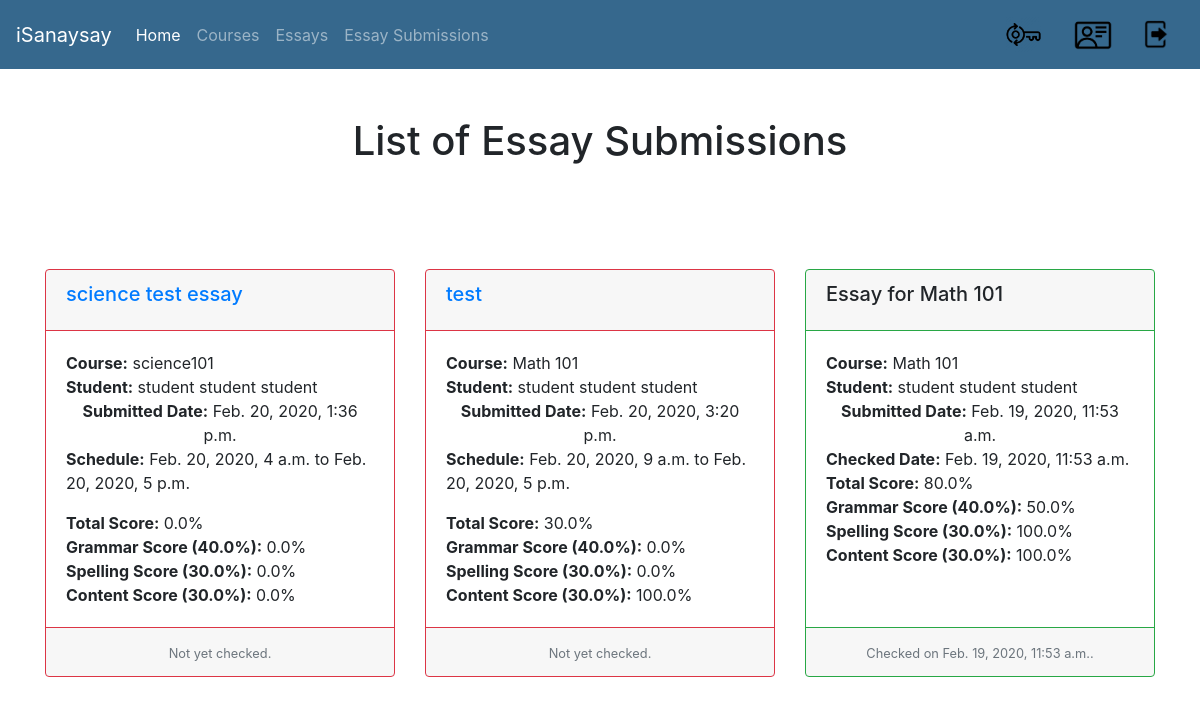
Before: /isanaysay/view_essay_submissions_for_teacher (signed in) with the older database file.
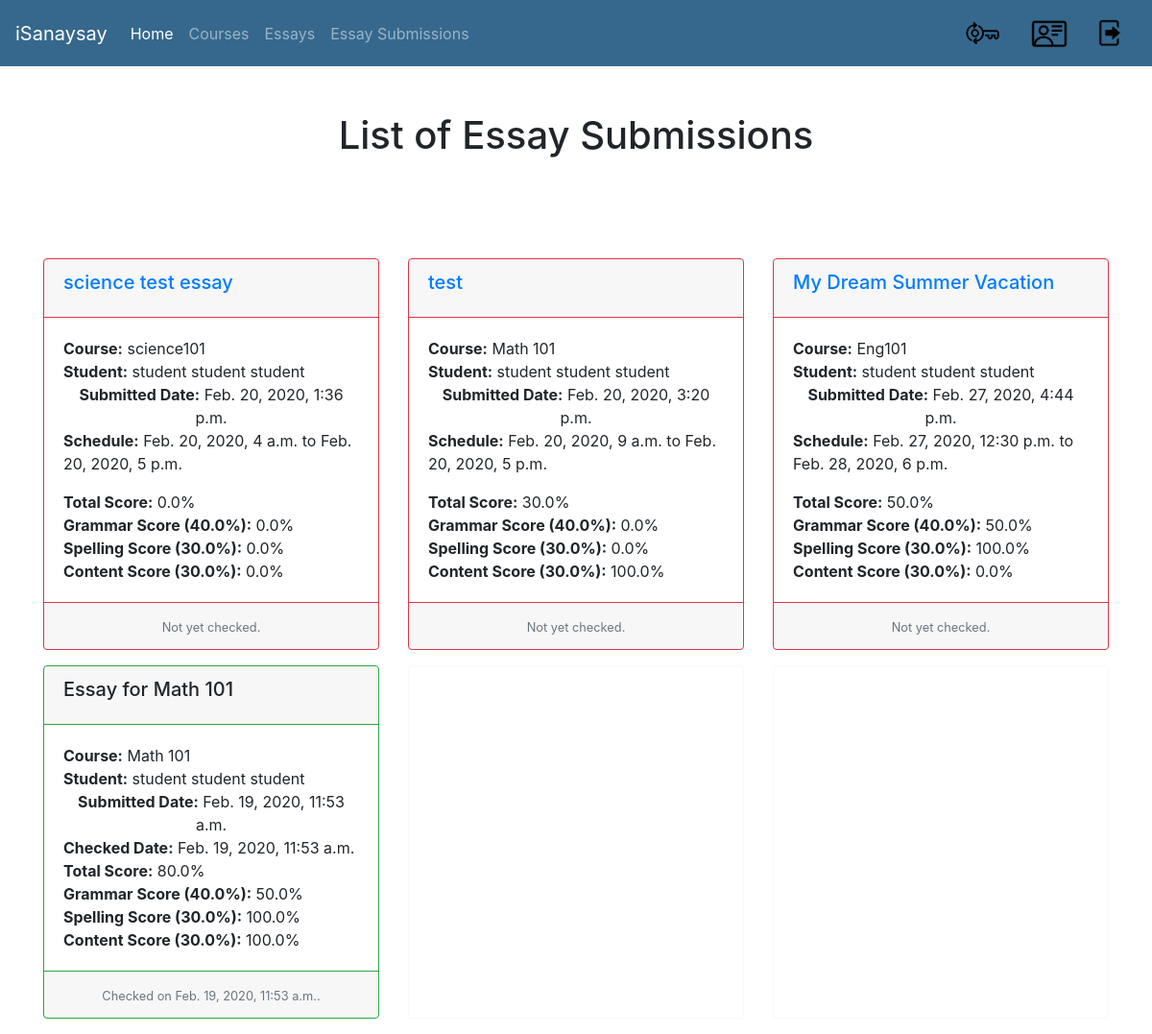
After: the same page with the newer database file.
### users/models.py (models this page shows, shortened)
class EssaySubmission(models.Model):
    pass
    isChecked_Choices = (
        ('Y', 'Yes'),
        ('N', 'No'),
    )
    essay = models.ForeignKey(Essay, verbose_name="Essay", on_delete = models.CASCADE)
    student = models.ForeignKey(CustomUser, verbose_name="Student", on_delete = models.CASCADE)
    content = models.CharField(verbose_name="Essay Content", max_length=3000)
    isChecked = models.CharField(max_length=1,choices=isChecked_Choices, default='N', verbose_name="Checked or Not Checked")
    submitted_date = models.DateTimeField(verbose_name="Essay Submission Date", auto_now_add=True)
    checked_date = models.DateTimeField(verbose_name="Essay Checked Date", auto_now_add=True)
    grammar_score = models.FloatField(verbose_name="Grammar Score", default=0)
    spelling_score = models.FloatField(verbose_name="Spelling Score", default=0)
    content_score = models.FloatField(verbose_name="Content Score", default=0)
    def get_total_score(self):
        return (self.grammar_score  * self.essay.criteria_no_1 / 100) + (self.spelling_score * self.essay.criteria_no_2 / 100 ) + (self.content_score * self.essay.criteria_no_3 / 100 )

class Essay(models.Model):
    course = models.ForeignKey(Course, verbose_name="Course", on_delete = models.CASCADE)
    name = models.CharField(verbose_name="Essay Name", max_length=300)
    essay_description = models.CharField(verbose_name="Essay Description", max_length=1500)
    essay_code = models.CharField(verbose_name="Essay Code", max_length=100)
    maximum_length = models.IntegerField(verbose_name="Maximum Length")
    start_date_time = models.DateTimeField(verbose_name="Essay Start Date and Time")
    end_date_time = models.DateTimeField(verbose_name="Essay End Date and Time")
    criteria_no_1 = models.FloatField(verbose_name="Grammar",default=0)
    criteria_no_2 = models.FloatField(verbose_name="Spelling",default=0)
    criteria_no_3 = models.FloatField(verbose_name="Content",default=0)
    words = models.CharField(verbose_name="Words",max_length=10000,default="")
    def __str__(self):
        return "%s" % self.name

class Course(models.Model):
    pass
    semester_Choices = (
        ('A', 'First Semester'),
        ('B', 'Second Semester'),
        ('C', 'Summer'),
    )
    shoolYear_Choices = (
        ('1', '2019-2020'),
        ('2', '2020-2021'),
        ('3', '2021-2022'),
    )
    name = models.CharField(verbose_name="Course Name", max_length=128)
    course_code = models.CharField(verbose_name="Course Code", max_length=128)
    course_description = models.CharField(verbose_name="Course Description", max_length=500)
    course_detail = models.CharField(verbose_name="Course Detail", max_length=100)
    course_unit = models.IntegerField(verbose_name="Course Units", default=3)
    course_semester = models.CharField(max_length=1,choices=semester_Choices, default='A', verbose_name="Semester")
    course_school_year = models.CharField(max_length=1,choices=shoolYear_Choices, default='20', verbose_name="School Year")
    start_date = models.DateField(verbose_name="Course Start Date")
    end_date = models.DateField(verbose_name="Course End Date")
    students = models.ManyToManyField(CustomUser, related_name='students_enrolled')
    teacher = models.ForeignKey(CustomUser, verbose_name="Teacher", on_delete = models.CASCADE)
    def __str__(self):
        return "%s" % self.course_code

class CustomUser(AbstractUser):
    pass
    isStudent_Choices = (
        ('S', 'Student'),
        ('T', 'Teacher'),
    )
    first_name = models.CharField(verbose_name="First Name", max_length=100, default="")
    middle_name = models.CharField(verbose_name="Middle Name", max_length=100, default="")
    last_name = models.CharField(verbose_name="Last Name", max_length=100, default="")
    email_address = models.CharField(verbose_name="Email Address", max_length=100, default="some@email.com")
    id_number = models.CharField(verbose_name="ID Number", max_length=50, default="")
    isStudent = models.CharField(max_length=1,choices=isStudent_Choices, default='S', verbose_name="Student or Teacher")
    def __str__(self):
        return self.first_name + " " + self.middle_name + " " + self.last_name

### users/views.py (the view)
def view_essay_submissions_for_teacher(request):
    user_id = request.user.id
    template = "list_essay_submission_for_teacher.html"
    essay_submissions = EssaySubmission.objects.select_related('essay','student').order_by('isChecked')
    essays = Essay.objects.select_related('course')
    courses = Course.objects.select_related('teacher').filter(teacher__id=user_id)
    essays_owned_list = []
    for x in courses:
        for y in essays:
            if x.id == y.course.id:
                essays_owned_list.append(y.id)
    print(essays_owned_list)
    for x in essay_submissions:
        if x.essay.id not in essays_owned_list:
            essay_submissions = essay_submissions.exclude(essay__id=x.essay.id)
    context = {
        'essay_submissions': essay_submissions,
    }
    return render(request, template, context)

### templates/list_essay_submission_for_teacher.html (shortened to what this page needs)
{% extends 'base.html' %}
{% block content %}
	<div id="parent"><div id="child"><br/><br/>
		<h1>List of Essay Submissions</h1> <br /><br /> <br /><br />
    <div style="width:100%">
    <div class="card-deck" style="display:inline-flex">
	<div class="card-deck">
				{% for essay_submission in essay_submissions %}
				{% ifequal essay_submission.isChecked 'N' %}
  <div class="card border-danger mb-3" style="max-width:350px;">
      <div class="card-header border-danger" ><div style="float:left;" >
      <a href="{% url 'view-essay-submission-for-checking' essay_submission.id %}"><h5 class="card-title">{{ essay_submission.essay }}</h5> </a></div></div>
    <div class="card-body">
      <p class="card-text" style="float:left;margin-bottom:0px;"><b>Course:</b> {{ essay_submission.essay.course }}</p><br/>
      <p class="card-text" style="float:left;margin-bottom:0px;"><b>Student:</b> {{ essay_submission.student }}</p>
      <p class="card-text" style="float:left;margin-bottom:0px;"><b>Submitted Date:</b> {{ essay_submission.submitted_date }}</p>
      <p class="card-text" style="float:left; text-align: left;"><b>Schedule:</b> {{ essay_submission.essay.start_date_time }} to {{ essay_submission.essay.end_date_time }}</p>
      <p class="card-text" style="float:left; margin-bottom:0px;clear:both;"><b>Total Score:</b> {{ essay_submission.get_total_score }}%</p><br/><br/><br/><br/>
      <p class="card-text" style="float:left; margin-bottom:0px;clear:both;"><b>Grammar Score ({{essay_submission.essay.criteria_no_1}}%):</b> {{ essay_submission.grammar_score }}%</p>
      <p class="card-text" style="float:left; margin-bottom:0px;text-align: left;"><b>Spelling Score ({{essay_submission.essay.criteria_no_2}}%):</b> {{ essay_submission.spelling_score }}%</p>
      <p class="card-text" style="float:left; margin-bottom:0px;text-align: left;"><b>Content Score ({{essay_submission.essay.criteria_no_3}}%):</b> {{ essay_submission.content_score }}%</p>
    </div>
    <div class="card-footer border-danger">
      <small class="text-muted">Not yet checked.</small>
    </div>
  </div>
  {% endifequal %}
	{% ifequal essay_submission.isChecked 'Y' %}
  <div class="card border-success mb-3" style="max-width:350px;">
      <div class="card-header border-success" ><div style="float:left;" ><h5 class="card-title">{{ essay_submission.essay }}</h5></div></div>
    <div class="card-body">
      <p class="card-text" style="float:left;margin-bottom:0px;"><b>Course:</b> {{ essay_submission.essay.course }}</p><br/>
      <p class="card-text" style="float:left;margin-bottom:0px;"><b>Student:</b> {{ essay_submission.student }}</p>
      <p class="card-text" style="float:left;margin-bottom:0px;"><b>Submitted Date:</b> {{ essay_submission.submitted_date }}</p>
      <p class="card-text" style="float:left;margin-bottom:0px;"><b>Checked Date:</b> {{ essay_submission.checked_date }}</p><br/><br/><br/><br/>
      <p class="card-text" style="float:left; margin-bottom:0px;clear:both;"><b>Total Score:</b> {{ essay_submission.get_total_score }}%</p><br/>
      <p class="card-text" style="float:left; margin-bottom:0px;"><b>Grammar Score ({{essay_submission.essay.criteria_no_1}}%):</b> {{ essay_submission.grammar_score }}%</p>
      <p class="card-text" style="float:left; margin-bottom:0px;text-align: left;"><b>Spelling Score ({{essay_submission.essay.criteria_no_2}}%):</b> {{ essay_submission.spelling_score }}%</p>
      <p class="card-text" style="float:left; margin-bottom:0px;text-align: left;"><b>Content Score ({{essay_submission.essay.criteria_no_3}}%):</b> {{ essay_submission.content_score }}%</p>
    </div>
    <div class="card-footer border-success">
      <small class="text-muted">Checked on {{ essay_submission.checked_date }}.</small>
    </div>
  </div>
  {% endifequal %}
        {% if forloop.counter|divisibleby:"3" %}
      </div> </div><div style="width:100%"><div class="card-deck" style="display:inline-flex">
        {% endif %}
        {% if forloop.last %}
        {% if forloop.counter|divisibleby:"3" %}
      </div> </div><div style="width:100%"><div class="card-deck" style="display:inline-flex">
        {% endif %}
        {% if forloop.last %}
        {% if forloop.counter|add:-1|divisibleby:"3" %}
  <div class="card border-light mb-3" style="min-width:350px;max-width:350px;"></div>
  <div class="card border-light mb-3" style="min-width:350px;max-width:350px;"></div>
        {% endif %}
        {% endif %}
        {% endif %}
  {% endfor %}
  </div> </div>
</div>
	</div></div>
{% endblock %}

### templates/base.html (shortened to what this page needs)
{% load static %}
<!DOCTYPE html>
<html>
<head>
    <link rel="stylesheet" href="https://stackpath.bootstrapcdn.com/bootstrap/4.3.1/css/bootstrap.min.css">
      {% if user.is_authenticated %}
  <nav class="navbar navbar-expand-lg navbar-light" style="background-color:#36688D;border-color: black;">
  <a class="navbar-brand" href="{% url 'home' %}">iSanaysay</a>
  <div class="collapse navbar-collapse" id="navbarNavDropdown">
    <ul class="navbar-nav">
      <li class="nav-item active">
        <a class="nav-link" href="{% url 'home' %}">Home </a>
      </li>
	{% if user.isStudent == "T" %}
      <li class="nav-item">
        <a class="nav-link" href="{% url 'view-courses' %}">Courses</a>
      </li>
      <li class="nav-item">
        <a class="nav-link" href="{% url 'view-essays' %}">Essays</a>
      </li>
      <li class="nav-item">
        <a class="nav-link" href="{% url 'view-essay-submissions-for-teacher' %}">Essay Submissions</a>
      </li>
      {% endif %}
    </ul>
  </div>
        <a class="nav-link" href="{% url 'password-change' %}"><img style="height:37px;" src="{% static 'change_password.png' %}" alt="Change Password"></a>
        <a class="nav-link" href="{% url 'update-profile' user.id %}"><img style="height:30px;" src="{% static 'profile.png' %}" alt="Update Profile"></a>
        <a class="nav-link" href="{% url 'logout' %}"><img style="height:30px;" src="{% static 'logout.png' %}" alt="Logout"></a>
</nav>
      {% endif %}
</head>
<body>
  <main>
    {% block content %}
    {% endblock %}
  </main>
</body>
</html>

### templates/base.html (style rules this page uses)
.navbar-light .navbar-brand { color: white; }
.navbar-light .navbar-nav .active>.nav-link, .navbar-light .navbar-nav .nav-link.active, .navbar-light .navbar-nav .nav-link.show, .navbar-light .navbar-nav .show>.nav-link { color: white; }
.navbar-light .navbar-nav .nav-link { color: rgba(255,255,255,.5); }
#parent { display: table; width: 100%; }
#child { display: table-cell; text-align: center; vertical-align: middle; padding-left:20px; padding-right:20px; }

Changed rows visible on the page:
added EssaySubmission: essay "My Dream Summer Vacation", essay.course "Eng101", student "student student student", submitted_date "Feb. 27, 2020, 4:44 p.m.", essay.start_date_time "Feb. 27, 2020, 12:30 p.m.", essay.end_date_time "Feb. 28, 2020, 6 p.m.", get_total_score "50.0", essay.criteria_no_1 "40.0", grammar_score "50.0", essay.criteria_no_2 "30.0", spelling_score "100.0", essay.criteria_no_3 "30.0", content_score "0.0"
